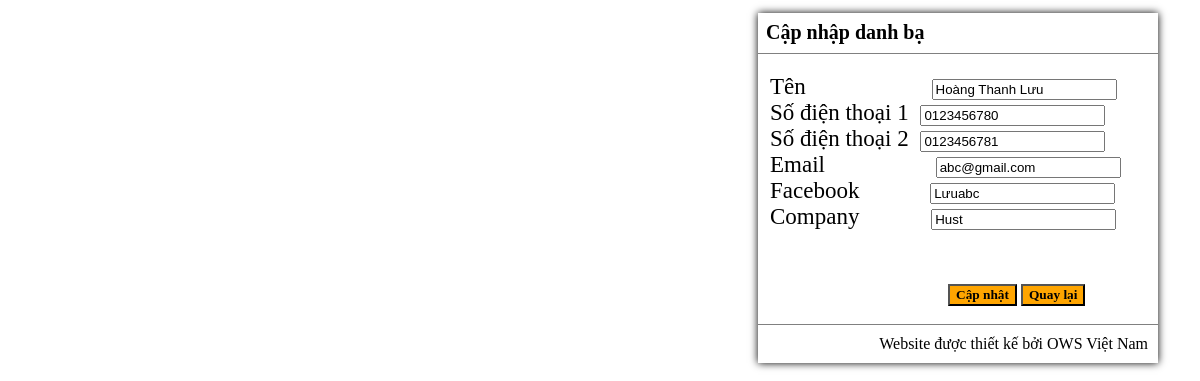
Page /Contact/edit/2 on the committed database.
### tables this page shows
CREATE TABLE `contacts` (
  `id` int(11) NOT NULL,
  `name` varchar(100) NOT NULL,
  `phone1` varchar(20) NOT NULL,
  `phone2` varchar(20) NOT NULL,
  `email` varchar(100) NOT NULL,
  `fb` varchar(200) NOT NULL,
  `company` varchar(100) NOT NULL
);

### application/controllers/Contact.php (called while the page is built, shortened)
<?php
class Contact extends CI_Controller
{
    public function __construct()
    {
        $this->load->model('contact_model');
        $this->load->helper('url');
    }
    public function edit($id)
    {
        $data['contact_item'] = $this->contact_model->getContact($id);
        $this->load->view('contact_edit',$data);
    }
}

### index.php (called while the page is built, shortened)
<?php
require_once BASEPATH.'core/CodeIgniter.php';

### application/models/contact_model.php (called while the page is built, shortened)
<?php
class Contact_model extends CI_Model
{
    public function getContact($id)
    {
        $query = $this->db->get_where('contacts', array('id'=>$id));
        return $query->first_row();
    }
}

### application/views/contact_edit.php (the view, shortened to what this page needs)
<!DOCTYPE html>
<html>
<head>
    <link rel = "stylesheet" type = "text/css" href = "<?php echo base_url('assets/css/contact_edit.css'); ?>">
</head>
<body>
<div id="body">
    <form method="post" action="<?php echo base_url('contact/save/' . $contact_item->id); ?>">
        <div id="header">
        <h1>Cập nhập danh bạ</h1>
        </div>
        <div id="container">
        <div id="name" class="input">
            <label for="">Tên</label>
            <input class="one" type="text" name="name" value="<?php echo $contact_item->name ?>">
        </div>
        <div class="input">
            <label for="">Số điện thoại 1</label>
            <input class="two" type="text" name="phone1" value="<?php echo $contact_item->phone1 ?>">
        </div>
        <div class="input">
            <label for="">Số điện thoại 2</label>
            <input class="two" type="text" name="phone2" value="<?php echo $contact_item->phone2 ?>">
        </div>
        <div class="input">
            <label for="">Email</label>
            <input class="three" type="text" name="email" value="<?php echo $contact_item->email ?>">
        </div>
        <div class="input">
            <label for="">Facebook</label>
            <input class="four" type="text" name="fb" value="<?php echo $contact_item->fb ?>">
        </div>
        <div class="input">
            <label for="">Company</label>
            <input class="five" type="text" name="company" value="<?php echo $contact_item->company ?>">
        </div>
        </div>
        <div id="all">
        <input id="update" type="submit" value="Cập nhật" />
        <button type="button" onclick='location.href = "<?php echo base_url(); ?>"'>Quay lại</button>
        </div>
        <div id="footer">
        <p class="footers">Website được thiết kế bởi OWS Việt Nam</p>
        </div>
    </form>
</div>
</body>
</html>

### assets/css/contact_edit.css (style rules this page uses)
form { box-shadow: 0px 0px 8px 0px rgba(0,0,0,1); width: 400px; height: 350px; margin-left: 750px; }
div#container { height: 210px; }
div#name { margin-top: 20px; }
div.input { font-family: tahoma; font-size: 23px; }
div#header { border-bottom: 1px solid gray; height: 40px; }
h1 { font-size: 20px; padding-top: 8px; padding-bottom: 5px; padding-left: 8px; }
div#all { margin-bottom: 18px; margin-left: 190px; }
div.input { padding-left: 12px; }
input#update { font-family: tahoma; font-weight: bold; background: orange; }
button { font-family: tahoma; font-weight: bold; background: orange; }
div#footer { border-top: 1px solid gray; }
p.footers { text-align: right; padding-right: 10px; margin-top: 10px; }
input.one { margin-left: 120px; }
input.two { margin-left: 6px; }
input.three { margin-left: 105px; }
input.four { margin-left: 65px; }
input.five { margin-left: 66px; }

### rows in the picture
contacts: name "Hoàng Thanh Lưu", phone1 "0123456780", phone2 "0123456781", email "abc@gmail.com", fb "Lưuabc", company "Hust"
